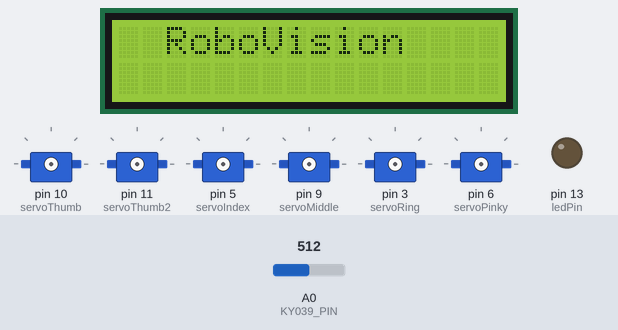
Simulated run of this sketch. Board: Arduino Uno, built with avr-gcc and run on an emulated ATmega328P. Shown: 16×2 character LCD, 6 × servo, output pins drawn as LEDs (lit = HIGH). Inputs (shaded band) come from the test bench; at power-on: A0 (KY039_PIN) = 512. What the sketch prints to the serial monitor is not drawn.

Above: at 0.1 s.
At 2.2 s:
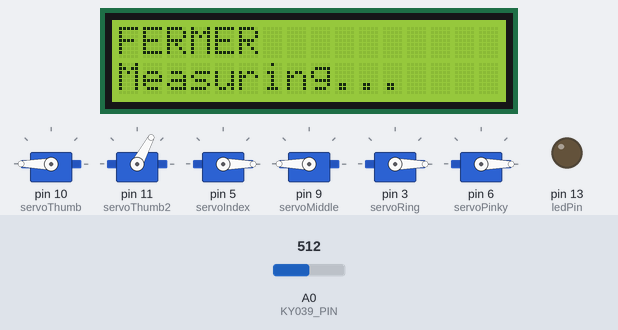
Timing chart, 0 to 3.7 s (numbered marks = the images above):
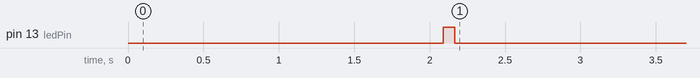

The sketch:

KY039.ino
```cpp
#include <Servo.h>
#include <Wire.h>
#include <LiquidCrystal_I2C.h>

#define NumberOfValsRec 5
#define digitalsPerValRec 1

Servo servoThumb;
Servo servoThumb2; // Second thumb servo
Servo servoIndex;
Servo servoMiddle;
Servo servoRing;
Servo servoPinky;

LiquidCrystal_I2C lcd(0x27, 16, 2); // I2C address 0x27, 16x2 LCD

int valsRec[NumberOfValsRec];
int stringLength = (NumberOfValsRec * digitalsPerValRec); // 5
int counter = 0;
bool counterStart = false;
String receivedString;

int rawValue;

#define KY039_PIN A0
int ledPin = 13;

String previousStatus = "";

const int delayMsec = 60;
int beatMsec = 0;
int heartRateBPM = 0;

void setup() {
  Serial.begin(9600);
  lcd.init();
  lcd.backlight();

  pinMode(KY039_PIN, INPUT);
  pinMode(ledPin, OUTPUT);

  lcd.setCursor(0, 0);
  lcd.print("  RoboVision");
  delay(2000);
  lcd.clear();

  // Attach all servos
  servoThumb.attach(10);
  servoThumb2.attach(11); // Attach second thumb servo to pin 11
  servoIndex.attach(5);
  servoMiddle.attach(9);
  servoRing.attach(3);
  servoPinky.attach(6);
}

bool heartbeatDetected(int IRSensorPin, int delayVal) {
  static int maxValue = 0;
  static bool isPeak = false;
  bool result = false;

  rawValue = analogRead(IRSensorPin);
  rawValue = rawValue * (1000 / delayVal);

  if (rawValue * 4L < maxValue) maxValue = rawValue * 0.8;

  if (rawValue > maxValue - (1000 / delayVal)) {
    if (rawValue > maxValue) {
      maxValue = rawValue;
    }
    if (isPeak == false) {
      result = true;
    }
    isPeak = true;
  }
  else if (rawValue < maxValue - (3000 / delayVal)) {
    isPeak = false;
    maxValue -= (1000 / delayVal);
  }
  return result;
}

void receiveData() {
  while (Serial.available()) {
    char c = Serial.read();
    if (c == '$') {
      counterStart = true;
      receivedString = "";
      counter = 0;
      continue;
    }
    if (counterStart) {
      if (c == '0' || c == '1') {
        receivedString += c;
        counter++;
      }
      if (counter >= stringLength) {
        for (int i = 0; i < NumberOfValsRec; i++) {
          valsRec[i] = receivedString.charAt(i) - '0';
        }
        counterStart = false;
      }
    }
  }
}

void updateServos() {
  // Control both thumb servos together
  if (valsRec[0] == 0) {
    servoThumb.write(180);
    servoThumb2.write(62);
  } else {
    servoThumb.write(0);
    servoThumb2.write(180);
  }

  // Other fingers
  servoIndex.write(valsRec[1] == 0 ? 0 : 180);
  servoMiddle.write(valsRec[2] == 0 ? 180 : 0);
  servoRing.write(valsRec[3] == 0 ? 0 : 180);
  servoPinky.write(valsRec[4] == 0 ? 0 : 180);
}

void displayFingerStatus() {
  int inactiveCount = 0;
  String status = "";

  if (valsRec[1] == 0) { status += "Ind-"; inactiveCount++; }
  if (valsRec[2] == 0) { status += "Maj-"; inactiveCount++; }
  if (valsRec[3] == 0) { status += "Ann-"; inactiveCount++; }
  if (valsRec[4] == 0) { status += "Aur-"; inactiveCount++; }
  if (valsRec[0] == 0) { status += "Pou-"; inactiveCount++; }

  if (inactiveCount == 0) status = "OUVRE";
  else if (inactiveCount == 5) status = "FERMER";
  else status.remove(status.length() - 1); // remove last '-'

  if (status != previousStatus) {
     lcd.clear();
  lcd.setCursor(0, 0);
  lcd.print(status);
  Serial.print("DOIGTS: ");
  Serial.println(status);
  previousStatus = status;
  }
}

void displayHeartRate() {
  if (heartbeatDetected(KY039_PIN, delayMsec)) {
    if (beatMsec != 0) {
      heartRateBPM = 60000 / beatMsec;

      if (heartRateBPM > 30 && heartRateBPM < 200) {
        Serial.print("Pulse detected: ");
        Serial.println(heartRateBPM);
      }
    }
    digitalWrite(ledPin, HIGH);
    beatMsec = 0;
  } else {
    digitalWrite(ledPin, LOW);
  }

  lcd.setCursor(0, 1);
  if (heartRateBPM > 0) {
    lcd.print("BPM: ");
    lcd.print(heartRateBPM);
    lcd.print("    ");
  } else {
    lcd.print("Measuring...    ");
  }

  delay(delayMsec);
  beatMsec += delayMsec;
}

void loop() {
  receiveData();
  updateServos();
  displayFingerStatus();
  displayHeartRate();
  // Nouvelle ligne à ajouter pour envoyer données combinées
  Serial.print("#DATA:");
  for (int i = 0; i < 5; i++) {
    Serial.print(valsRec[i]);
  }
  Serial.print(",");
  Serial.println(heartRateBPM);  // exemple: #DATA:01101,78
}
```

Measured:
- by itself, pin 13 (ledPin): LOW → HIGH at 2.1 s, → LOW 0.08 s later
